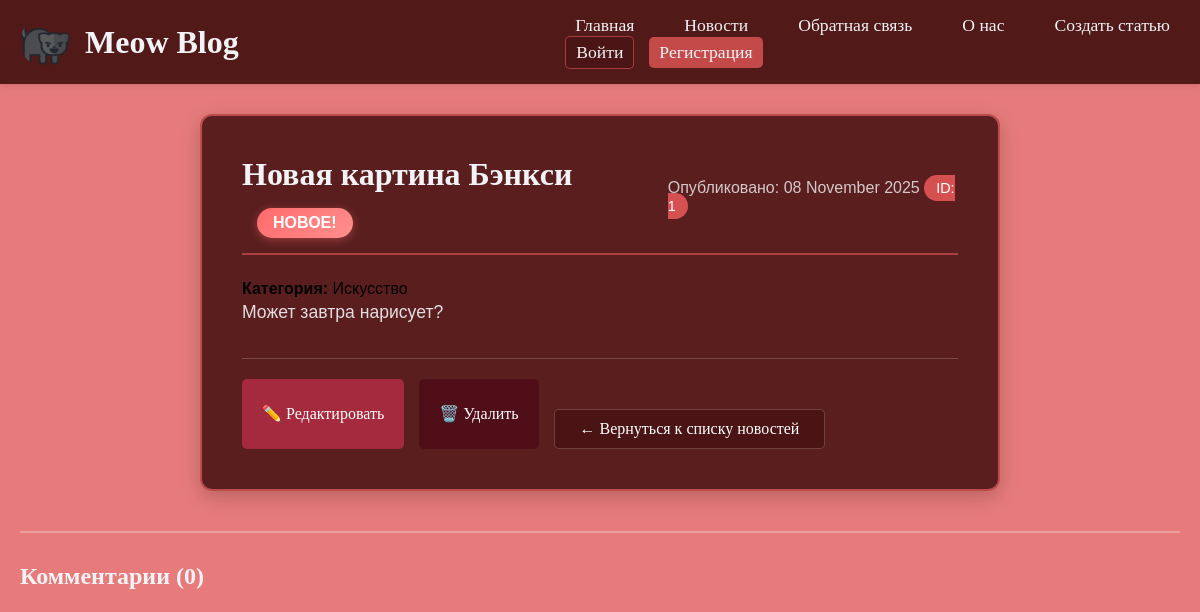
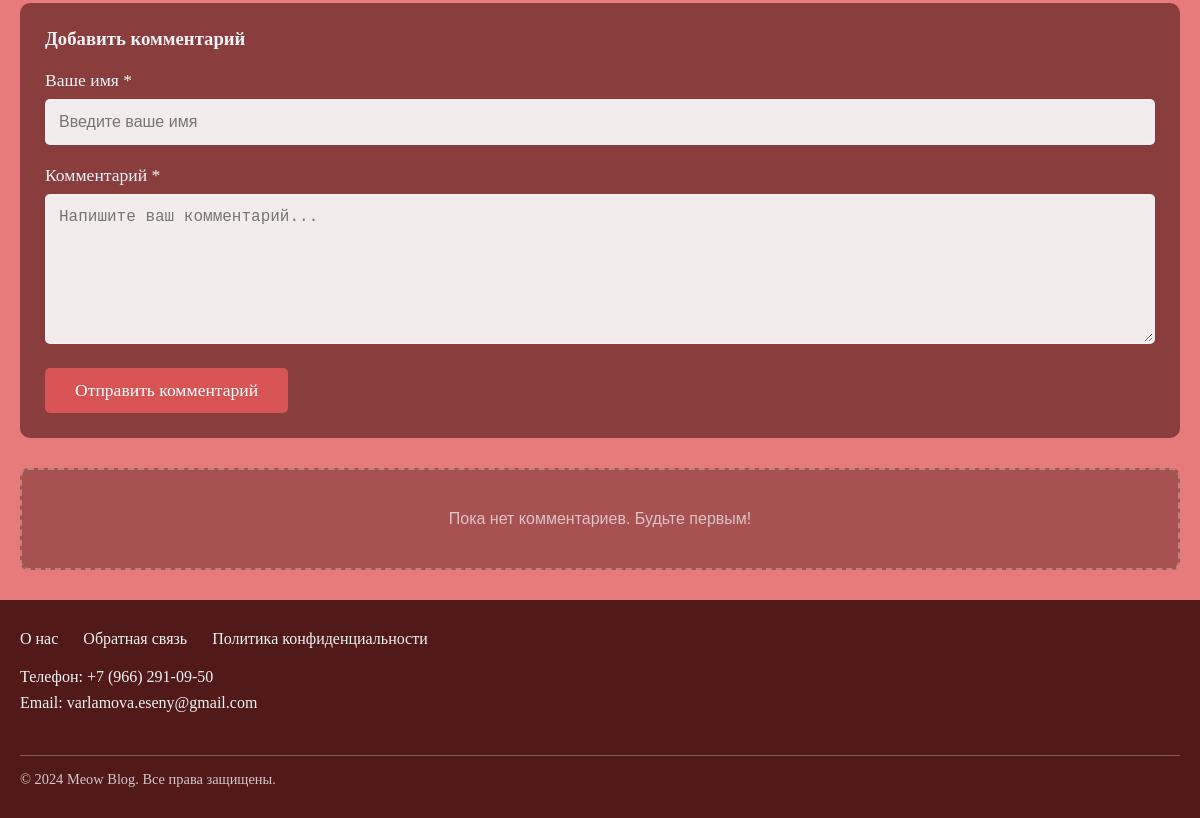
Page /news/1 on the earlier database version (2 pictures, top to bottom).
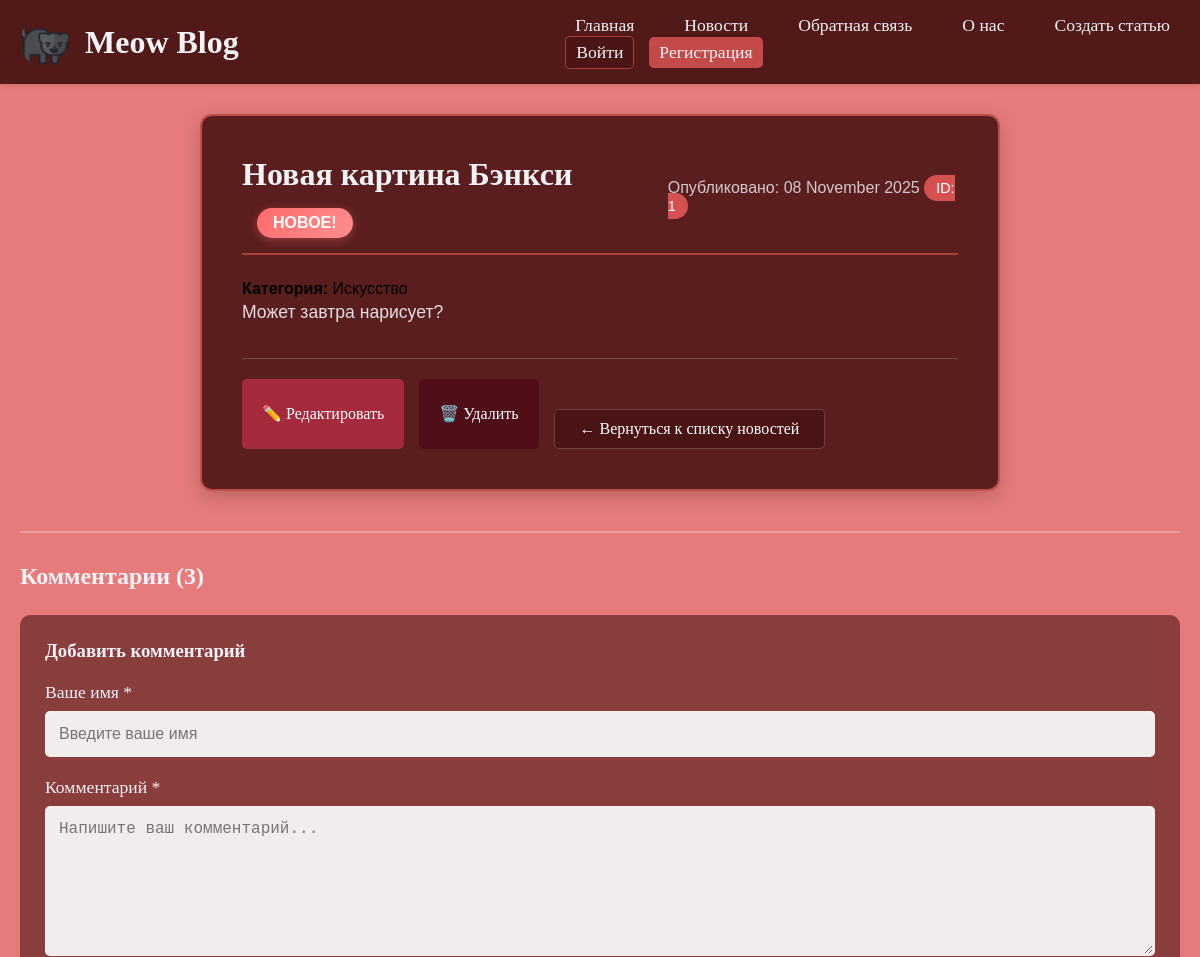
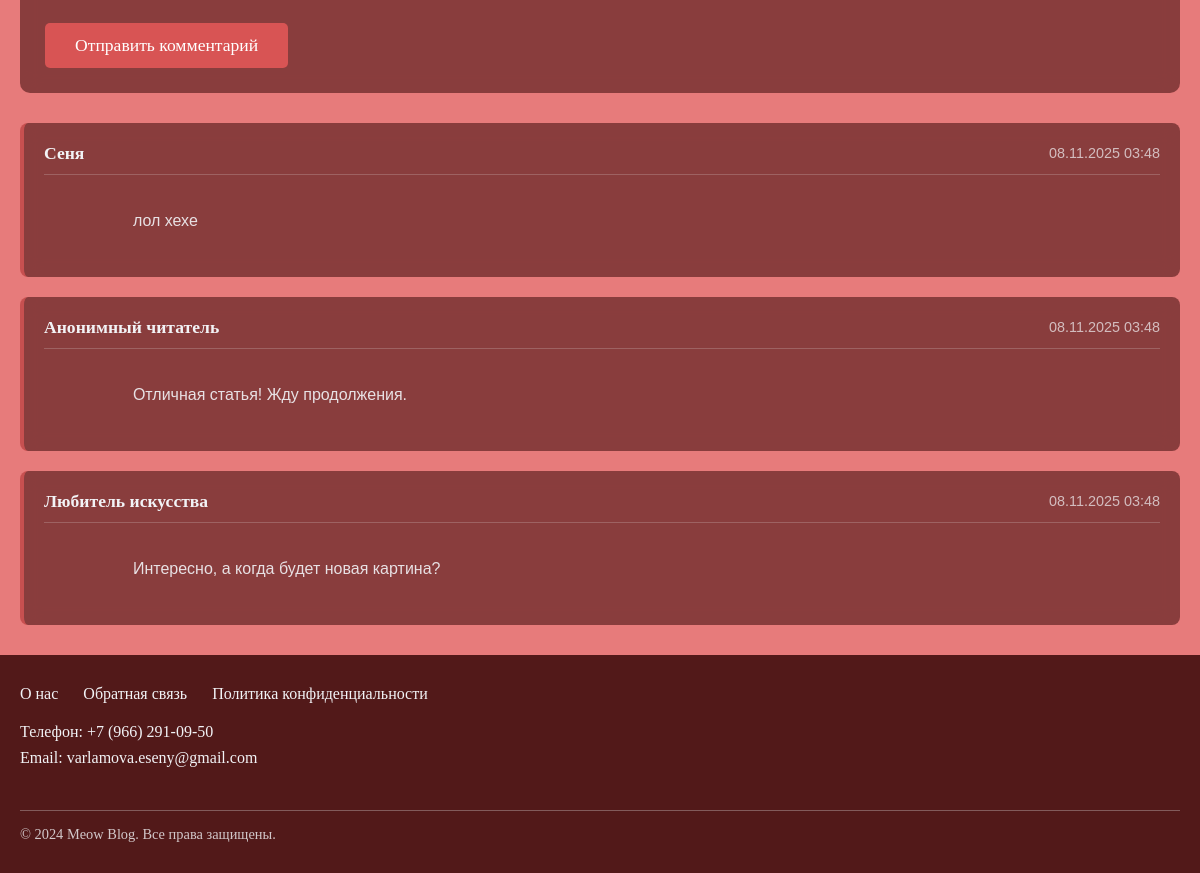
Same page on the later database version (2 pictures, top to bottom).
### main.py (models this page shows, shortened)
class Article(db.Model):
    __tablename__ = 'articles'
    id = db.Column(db.Integer, primary_key=True)
    title = db.Column(db.String(200), nullable=False)
    text = db.Column(db.Text, nullable=False)
    created_date = db.Column(db.DateTime, default=get_local_datetime)
    category = db.Column(db.String(50), nullable=False, default='Разное')
    excerpt = db.Column(db.Text)
    user_id = db.Column(db.Integer, db.ForeignKey('users.id'), nullable=False)
    comments = db.relationship('Comment', backref='article', lazy=True, cascade='all, delete-orphan')

class Comment(db.Model):
    __tablename__ = 'comments'
    id = db.Column(db.Integer, primary_key=True)
    text = db.Column(db.Text, nullable=False)
    date = db.Column(db.DateTime, default=get_local_datetime)
    author_name = db.Column(db.String(100), nullable=False)
    article_id = db.Column(db.Integer, db.ForeignKey('articles.id'), nullable=False)
    user_id = db.Column(db.Integer, db.ForeignKey('users.id'), nullable=True)

### main.py (the view, shortened to what this page needs)
@app.route('/news/<int:id>', methods=['GET', 'POST'])
def news_article(id):
    article = Article.query.get(id)
    if article:
        comments = Comment.query.filter_by(article_id=id).order_by(Comment.date.desc()).all()
        return render_template('news_article.html',
                               article=article_to_dict(article),
                               comments=[comment_to_dict(comment) for comment in comments],
                               is_today_article=is_today_article,
                               current_date=date.today())

### main.py (called while the page is built)
def article_to_dict(article):
    return {
        'id': article.id,
        'title': article.title,
        'date': article.created_date.strftime('%d %B %Y'),
        'excerpt': article.excerpt or article.text[:100] + '...',
        'content': f'<p>{article.text}</p>',
        'author_id': article.user_id,
        'category': article.category,
        'author_name': article.author.name
    }

def comment_to_dict(comment):
    return {
        'id': comment.id,
        'text': comment.text,
        'date': comment.date.strftime('%d.%m.%Y %H:%M'),
        'author_name': comment.author_name,
        'article_id': comment.article_id
    }

def is_today_article(article_date):
    try:
        if isinstance(article_date, str):
            article_datetime = datetime.strptime(article_date, '%d %B %Y')
            return article_datetime.date() == date.today()
        elif isinstance(article_date, datetime):
            return article_date.date() == date.today()
        return False
    except (ValueError, AttributeError) as e:
        print(f"Ошибка при проверке даты: {e}")
        return False

### templates/news_article.html (shortened to what this page needs)
{% extends "base.html" %}
{% block content %}
<div class="article-detail {% if is_today_article(article.date) %}today{% endif %}">
    <div class="article-header">
        <div class="article-title-wrapper">
            <h1>{{ article.title }}</h1>
            {% if is_today_article(article.date) %}
            <span class="new-badge new-badge-large">Новое!</span>
            {% endif %}
        </div>
        <div class="article-info">
            <span class="article-date {% if is_today_article(article.date) %}today{% endif %}">
                Опубликовано: {{ article.date }}
            </span>
            <span class="article-id">ID: {{ article.id }}</span>
        </div>
    </div>
    {% if article.category %}
    <div class="article-category">
        <strong>Категория:</strong> {{ article.category }}
    </div>
    {% endif %}
    <div class="article-content">
        {{ article.content|safe }}
    </div>
    <div class="article-actions">
        <a href="{{ url_for('edit_article', id=article.id) }}" class="edit-btn">✏️ Редактировать</a>
        <a href="{{ url_for('delete_article', id=article.id) }}" class="delete-btn"
           onclick="return confirm('Вы уверены, что хотите удалить эту статью?')">🗑️ Удалить</a>
        <a href="{{ url_for('news') }}" class="back-to-news">← Вернуться к списку новостей</a>
    </div>
</div>
<div class="comments-section">
    <h2>Комментарии ({{ comments|length }})</h2>
    <div class="comment-form">
        <h3>Добавить комментарий</h3>
        <form method="POST" action="{{ url_for('news_article', id=article.id) }}">
            <div class="form-group">
                <label for="author_name">Ваше имя *</label>
                <input type="text" id="author_name" name="author_name"
                       value="{{ author_name or '' }}"
                       placeholder="Введите ваше имя" required>
            </div>
            <div class="form-group">
                <label for="text">Комментарий *</label>
                <textarea id="text" name="text"
                          placeholder="Напишите ваш комментарий..."
                          rows="4" required>{{ text or '' }}</textarea>
            </div>
            <button type="submit" class="submit-btn">Отправить комментарий</button>
        </form>
    </div>
    <div class="comments-list">
        {% if comments %}
            {% for comment in comments %}
            <div class="comment-item">
                <div class="comment-header">
                    <strong class="comment-author">{{ comment.author_name }}</strong>
                    <span class="comment-date">{{ comment.date }}</span>
                </div>
                <div class="comment-text">
                    {{ comment.text }}
                </div>
            </div>
            {% endfor %}
        {% else %}
            <div class="no-comments">
                <p>Пока нет комментариев. Будьте первым!</p>
            </div>
        {% endif %}
    </div>
</div>
{% endblock %}

### templates/base.html (shortened to what this page needs)
<!DOCTYPE html>
<html lang="ru">
<head>
    <link rel="stylesheet" href="{{ url_for('static', filename='style.css') }}">
</head>
<body>
    <header class="header">
        <div class="header-container">
            <div class="logo">
                <img src="{{ url_for('static', filename='cat.png') }}" alt="Meow Blog">
                <h1>Meow Blog</h1>
            </div>
            <nav class="main-nav">
                <ul>
                    <li><a href="{{ url_for('index') }}">Главная</a></li>
                    <li><a href="{{ url_for('news') }}">Новости</a></li>
                    <li><a href="{{ url_for('feedback') }}">Обратная связь</a></li>
                    <li><a href="{{ url_for('about') }}">О нас</a></li>
                    <li><a href="{{ url_for('create_article') }}" {% if request.endpoint == 'create_article' %}class="active"{% endif %}>Создать статью</a></li>
                </ul>
                <div class="user-info">
                    {% if session.user_id %}
                        <span class="user-name">Привет, {{ session.user_name }}</span>
                        {% if session.is_admin %}
                            <span class="admin-badge">Админ</span>
                        {% endif %}
                        <a href="{{ url_for('logout') }}" class="logout-btn">Выйти</a>
                    {% else %}
                        <a href="{{ url_for('login') }}" class="login-btn">Войти</a>
                        <a href="{{ url_for('register') }}" class="register-btn">Регистрация</a>
                    {% endif %}
                </div>
            </nav>
        </div>
    </header>
    <main class="main-content">
        <div class="container">
            {% block content %}
            {% endblock %}
        </div>
    </main>
    <footer class="site-footer">
        <div class="footer-container">
            <nav class="footer-nav">
                <ul>
                    <li><a href="{{ url_for('about') }}">О нас</a></li>
                    <li><a href="{{ url_for('feedback') }}">Обратная связь</a></li>
                    <li><a href="/privacy/">Политика конфиденциальности</a></li>
                </ul>
            </nav>
            <div class="footer-contacts">
                <ul>
                    <li><a href="tel:+79662910950">Телефон: +7 (966) 291-09-50</a></li>
                    <li><a href="mailto:varlamova.eseny@gmail.com">Email: varlamova.eseny@gmail.com</a></li>
                </ul>
            </div>
            <div class="footer-copyright">
                <p>&copy; 2024 Meow Blog. Все права защищены.</p>
            </div>
        </div>
    </footer>
</body>
</html>

Differences in the rows shown:
added Comment: author_name "Сеня", date "08.11.2025 03:48", text "лол хехе"
added Comment: author_name "Анонимный читатель", date "08.11.2025 03:48", text "Отличная статья! Жду продолжения."
added Comment: author_name "Любитель искусства", date "08.11.2025 03:48", text "Интересно, а когда будет новая картина?"
Other differences:
{{ comments|length }}: "0" → "3"
text no longer shown: "Пока нет комментариев. Будьте первым!"
